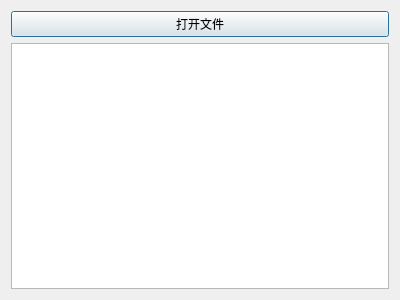
<?xml version="1.0" encoding="UTF-8"?>
<ui version="4.0">
 <class>Dialog</class>
 <widget class="QDialog" name="Dialog">
  <property name="geometry">
   <rect>
    <x>0</x>
    <y>0</y>
    <width>400</width>
    <height>300</height>
   </rect>
  </property>
  <property name="windowTitle">
   <string>Dialog</string>
  </property>
  <layout class="QVBoxLayout" name="verticalLayout">
   <item>
    <widget class="QPushButton" name="pushButton">
     <property name="text">
      <string>打开文件</string>
     </property>
    </widget>
   </item>
   <item>
    <widget class="QGraphicsView" name="graphicsView"/>
   </item>
  </layout>
 </widget>
 <layoutdefault spacing="6" margin="11"/>
 <resources/>
 <connections/>
</ui>
